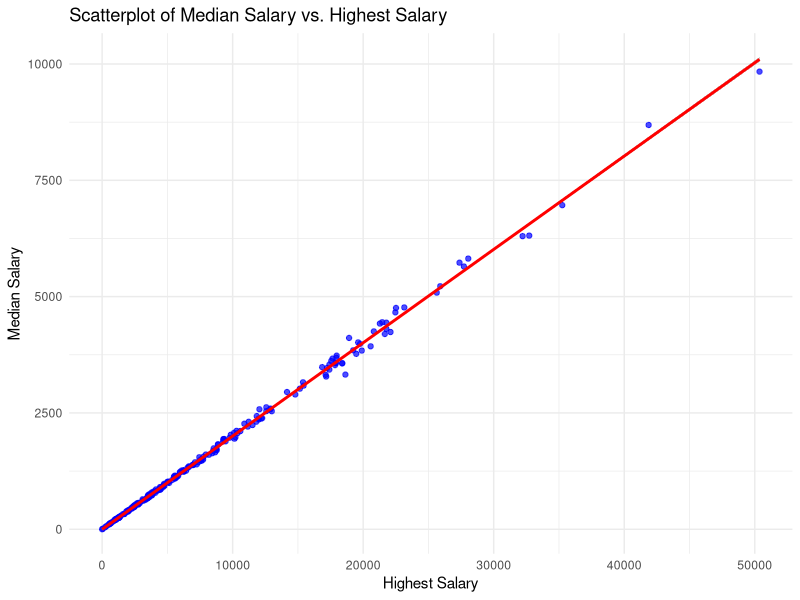
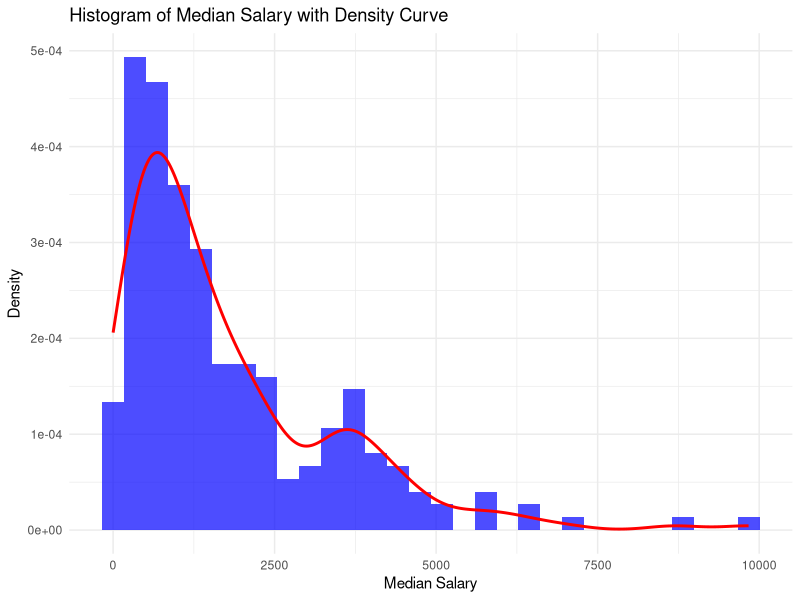
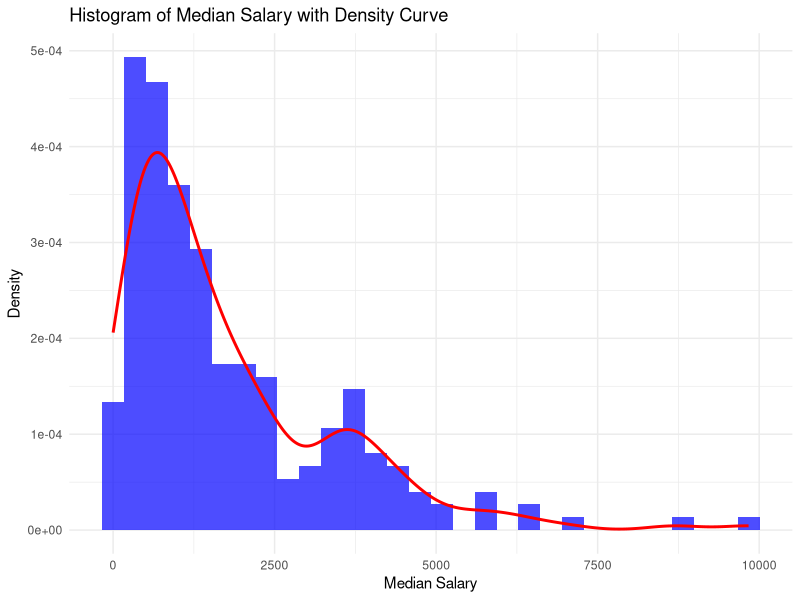

Reproduce these figures in R, in order.
# Load necessary library
library(readr)

# Read the CSV file
#salary_data <- read_csv("/Users/pribinkbenny/College_Works/salary_data.csv")
salary_data <- read_csv("salary_data.csv")

exists("salary_data")  # Returns TRUE if the object exists

# View the first few rows of the data
head(salary_data)
str(salary_data)
summary(salary_data)
library(ggplot2)

ggplot(salary_data, aes(x = highest_salary, y = median_salary)) +
  geom_point(color = "blue", alpha = 0.7) +
  geom_smooth(method = "lm", color = "red") +
  labs(title = "Scatterplot of Median Salary vs. Highest Salary",
       x = "Highest Salary",
       y = "Median Salary") +
  theme_minimal()

# Load necessary library
library(ggplot2)

# Create a histogram with density curve
ggplot(salary_data, aes(x = median_salary)) +
  geom_histogram(aes(y = ..density..), bins = 30, fill = "blue", alpha = 0.7) +
  geom_density(color = "red", size = 1) +
  labs(title = "Histogram of Median Salary with Density Curve",
       x = "Median Salary",
       y = "Density") +
  theme_minimal()

# Save the plot as a PNG file
ggsave("median_salary_histogram.png")

